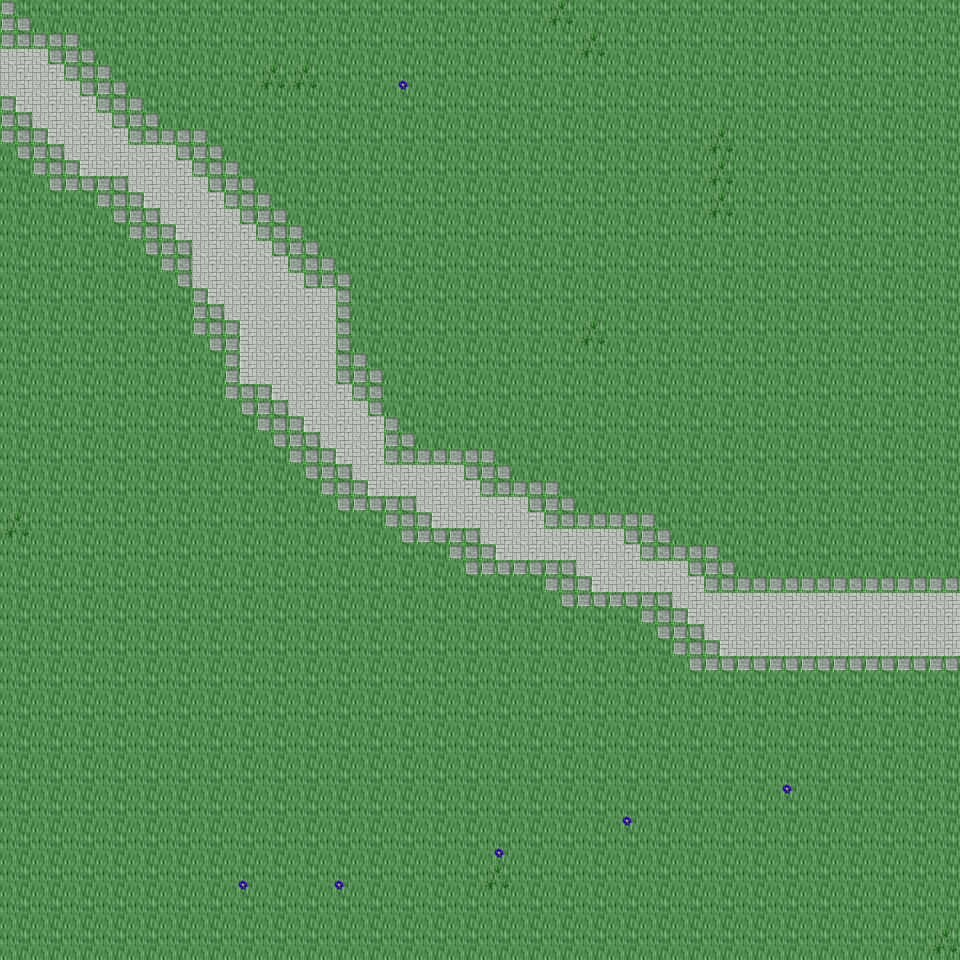

A level layout from a 2D game, rendered from its tile map. Below: a short description, then the map file with tile-grid data replaced by summaries:
An orthogonal 30x30 tile map with 32x32 px tiles, 6 tile layers (Ground, Object, Object2, Above, ...), 24 tilesets and 4 objects (4x mapExit).

<map version="1.0" orientation="orthogonal" renderorder="right-down" width="30" height="30" tilewidth="32" tileheight="32" nextobjectid="5">
  <tileset firstgid="1" name="tileset_ground_ground" tilewidth="32" tileheight="32" tilecount="33" columns="3">
    <image source="../drawable/tileset_ground_ground.png" width="96" height="352" />
  </tileset>
  <tileset firstgid="34" name="tileset_ground_ridge_earth_dark" tilewidth="32" tileheight="32" tilecount="96" columns="12">
    <image source="../drawable/tileset_ground_ridge_earth_dark.png" width="384" height="256" />
  </tileset>
  <tileset firstgid="130" name="tileset_plant_grasses" tilewidth="32" tileheight="32" tilecount="6" columns="3">
    <image source="../drawable/tileset_plant_grasses.png" width="96" height="64" />
  </tileset>
  <tileset firstgid="136" name="tileset_ground_grass_edges" tilewidth="32" tileheight="32" tilecount="36" columns="12">
    <image source="../drawable/tileset_ground_grass_edges.png" width="384" height="96" />
  </tileset>
  <tileset firstgid="172" name="tileset_ground_rock_pebbles" tilewidth="32" tileheight="32" tilecount="3" columns="1">
    <image source="../drawable/tileset_ground_rock_pebbles.png" width="32" height="96" />
  </tileset>
  <tileset firstgid="175" name="tileset_plant_flower_daisy_blue" tilewidth="32" tileheight="32" tilecount="8" columns="2">
    <image source="../drawable/tileset_plant_flower_daisy_blue.png" width="64" height="128" />
  </tileset>
  <tileset firstgid="183" name="tileset_plant_flower_daisy_white" tilewidth="32" tileheight="32" tilecount="8" columns="2">
    <image source="../drawable/tileset_plant_flower_daisy_white.png" width="64" height="128" />
  </tileset>
  <tileset firstgid="191" name="tileset_ground_cobbled_paving" tilewidth="32" tileheight="32" tilecount="1" columns="1">
    <image source="../drawable/tileset_ground_cobbled_paving.png" width="32" height="32" />
  </tileset>
  <tileset firstgid="192" name="tileset_item_pot_dark_barrel" tilewidth="32" tileheight="32" tilecount="2" columns="1">
    <image source="../drawable/tileset_item_pot_dark_barrel.png" width="32" height="64" />
  </tileset>
  <tileset firstgid="194" name="tileset_item_statue_green_stone" tilewidth="32" tileheight="32" tilecount="12" columns="4">
    <image source="../drawable/tileset_item_statue_green_stone.png" width="128" height="96" />
  </tileset>
  <tileset firstgid="206" name="tileset_logic_creature_orc" tilewidth="32" tileheight="32" tilecount="6" columns="6">
    <image source="../drawable/tileset_logic_creature_orc.png" width="192" height="32" />
  </tileset>
  <tileset firstgid="212" name="tileset_logic_creature_gnome" tilewidth="32" tileheight="32" tilecount="6" columns="6">
    <image source="../drawable/tileset_logic_creature_gnome.png" width="192" height="32" />
  </tileset>
  <tileset firstgid="218" name="tileset_logic_creature_animal" tilewidth="32" tileheight="32" tilecount="32" columns="8">
    <image source="../drawable/tileset_logic_creature_animal.png" width="256" height="128" />
  </tileset>
  <tileset firstgid="250" name="tileset_logic_item_sign" tilewidth="32" tileheight="32" tilecount="1" columns="1">
    <image source="../drawable/tileset_logic_item_sign.png" width="32" height="32" />
  </tileset>
  <tileset firstgid="251" name="tileset_logic_collision" tilewidth="32" tileheight="32" tilecount="1" columns="1">
    <image source="../drawable/tileset_logic_collision.png" width="32" height="32" />
  </tileset>
  <tileset firstgid="252" name="tileset_logic_portal" tilewidth="32" tileheight="32" tilecount="24" columns="8">
    <image source="../drawable/tileset_logic_portal.png" width="256" height="96" />
  </tileset>
  <tileset firstgid="276" name="tileset_ground_pothole" tilewidth="32" tileheight="32" tilecount="4" columns="4">
    <image source="../drawable/tileset_ground_pothole.png" width="128" height="32" />
  </tileset>
  <tileset firstgid="280" name="tileset_object_suspension_bridge" tilewidth="32" tileheight="32" tilecount="24" columns="3">
    <image source="../drawable/tileset_object_suspension_bridge.png" width="96" height="256" />
  </tileset>
  <tileset firstgid="304" name="tileset_item_corpse_huge_animal" tilewidth="32" tileheight="32" tilecount="16" columns="2">
    <image source="../drawable/tileset_item_corpse_huge_animal.png" width="64" height="256" />
  </tileset>
  <tileset firstgid="320" name="tileset_ground_green_paving" tilewidth="32" tileheight="32" tilecount="18" columns="3">
    <image source="../drawable/tileset_ground_green_paving.png" width="96" height="192" />
  </tileset>
  <tileset firstgid="338" name="tileset_logic_protection" tilewidth="32" tileheight="32" tilecount="2" columns="2">
    <image source="../drawable/tileset_logic_protection.png" width="64" height="32" />
  </tileset>
  <tileset firstgid="340" name="tileset_building_chimney_smoke" tilewidth="32" tileheight="32" tilecount="40" columns="4">
    <image source="../drawable/tileset_building_chimney_smoke.png" width="128" height="320" />
  </tileset>
  <tileset firstgid="380" name="tileset_building_huts" tilewidth="32" tileheight="32" tilecount="338" columns="26">
    <image source="../drawable/tileset_building_huts.png" width="832" height="416" />
  </tileset>
  <tileset firstgid="718" name="tileset_light_door_light" tilewidth="32" tileheight="32" tilecount="12" columns="3">
    <image source="../drawable/tileset_light_door_light.png" width="96" height="128" />
  </tileset>
  <layer name="Ground" width="30" height="30">
    <data>[900 cells, 900 non-empty, 2 distinct tile ids]</data>
  </layer>
  <layer name="Object" width="30" height="30">
    <data>[900 cells, 110 non-empty, 10 distinct tile ids]</data>
  </layer>
  <layer name="Object2" width="30" height="30">
    <data>[900 cells, 0 non-empty, 0 distinct tile ids]</data>
  </layer>
  <layer name="Above" width="30" height="30">
    <data>[900 cells, 0 non-empty, 0 distinct tile ids]</data>
  </layer>
  <layer name="Above2" width="30" height="30">
    <data>[900 cells, 0 non-empty, 0 distinct tile ids]</data>
  </layer>
  <layer name="Walkable" width="30" height="30">
    <data>[900 cells, 0 non-empty, 0 distinct tile ids]</data>
  </layer>
  <objectgroup name="MapEvents">
    <object id="1" name="north" type="mapExit" x="0" y="0" width="960" height="32">
      <properties>
        <property name="map" value="level_0_x190_y27" />
        <property name="x" value="0" />
        <property name="y" value="28" />
      </properties>
    </object>
    <object id="2" name="south" type="mapExit" x="0" y="928" width="960" height="32">
      <properties>
        <property name="map" value="level_0_x190_y29" />
        <property name="x" value="0" />
        <property name="y" value="1" />
      </properties>
    </object>
    <object id="3" name="west" type="mapExit" x="0" y="0" width="32" height="960">
      <properties>
        <property name="map" value="level_0_x189_y28" />
        <property name="x" value="28" />
        <property name="y" value="0" />
      </properties>
    </object>
    <object id="4" name="east" type="mapExit" x="928" y="0" width="32" height="960">
      <properties>
        <property name="map" value="level_0_x191_y28" />
        <property name="x" value="1" />
        <property name="y" value="0" />
      </properties>
    </object>
  </objectgroup>
</map>
